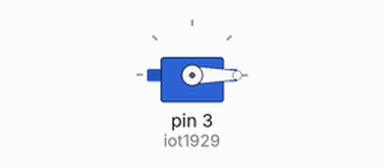
Recording of a sketch running on a simulated Arduino Uno, built with avr-gcc and run on an emulated ATmega328P. Shown: servo.

Above: at 0.05 s.
At 4.75 s:
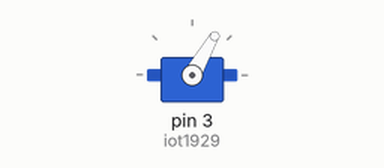
At 9.45 s:
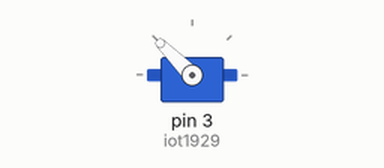
At 18.95 s:
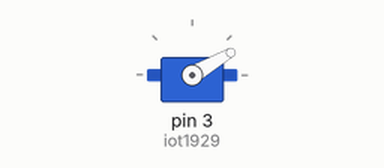
Timing chart, 0 to 26.0 s (numbered marks = the images above):
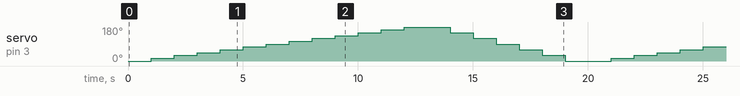

The sketch:

sketch_mar06a_problem_5_SERVO.ino
```cpp
#include <Servo.h>
Servo iot1929;

void setup()
{
  iot1929.attach(3);

}

void loop()
{
  for (int baslangic = 0; baslangic <= 180; baslangic = baslangic + 15)
  {
    iot1929.write(baslangic);
    delay(1000);
  }
  for (int geridonus = 180; geridonus >= 0 ; geridonus = geridonus - 30)
  {
    iot1929.write(geridonus);
    delay(1000);
  }
}
```
